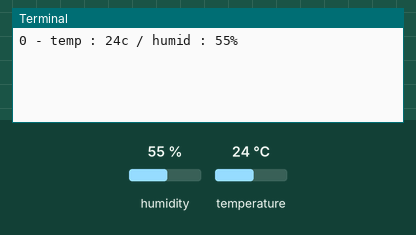
Recording of a program running on a simulated Raspberry Pi (BCM pin numbers). Shown: the last lines printed to the terminal. The inputs (shaded band) are chosen by the test bench; at power-on: humidity 55 %, temperature 24 °C.

Above: at 1.2 s.
1.3 s: humidity set to 22 %
At 3.7 s:
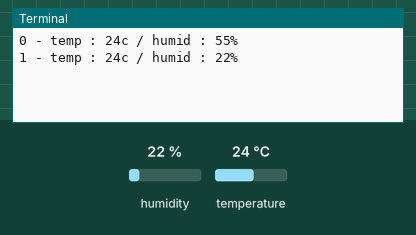
4.3 s: temperature set to 12 °C
At 6.1 s:
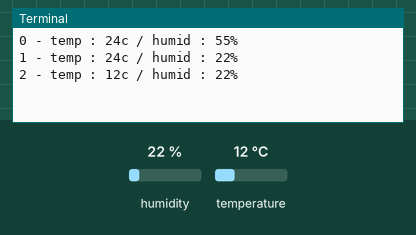
7.3 s: humidity set to 40 %
At 9.7 s:
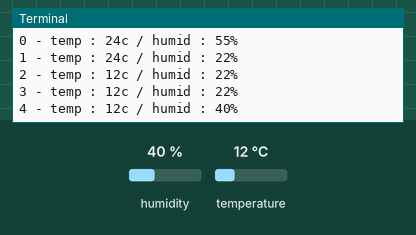
Timing chart, 0 to 11.2 s (numbered marks = the images above; inputs shaded):
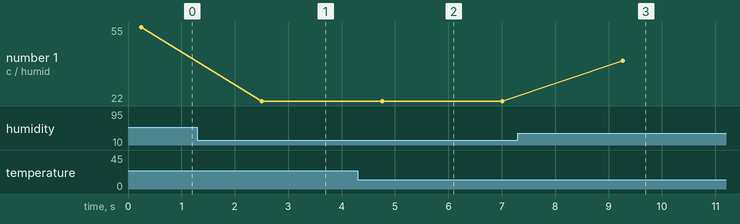

Measured:
- after the input at 1.3 s, the terminal: prints a new line after 1.2 s (image 1)
- after the input at 4.3 s, the terminal: prints a new line after 0.46 s (image 2)
- after the input at 7.3 s, the terminal: prints a new line after 2.0 s (image 3)
- plotted number 1: 55 → 22 after the input at 1.3 s, 22 → 40 after the input at 7.3 s

The program:

dht11_test.py
```python
import adafruit_dht
import time
import RPi.GPIO as GPIO
import adafruit_dht
import board

log_num = 0

sensor_pin = 18
GPIO.setmode(GPIO.BCM)
GPIO.setup(sensor_pin, GPIO.IN)
dhtDevice = adafruit_dht.DHT11(board.D18)

while(True):
    try:
        temp = dhtDevice.temperature
        humid = dhtDevice.humidity
        print(f'{log_num} - temp : {temp}c / humid : {humid}%')
        log_num += 1
        time.sleep(2)
    except RuntimeError as ex:
        print(ex.args[0])
    except KeyboardInterrupt:
        break

dhtDevice.exit()
```
